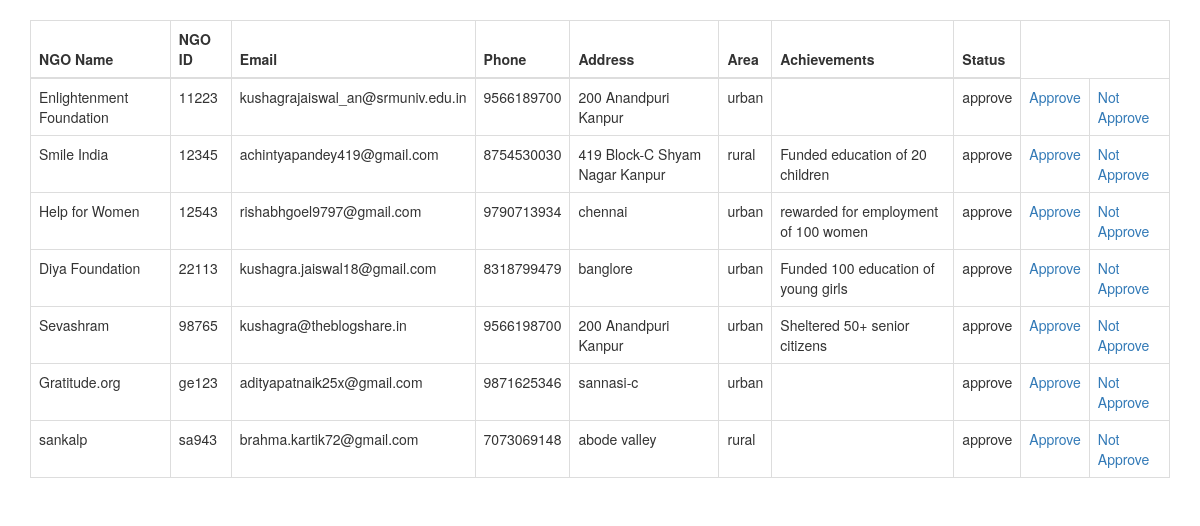
Screenshot of /admin.php (signed in) with the database file from the repository.
### tables this page shows
CREATE TABLE `registration` (
  `NGO_name` varchar(50) NOT NULL,
  `ngo_id` varchar(50) NOT NULL,
  `Email` varchar(50) NOT NULL,
  `Phone` varchar(50) NOT NULL,
  `address` varchar(100) NOT NULL,
  `Area` varchar(20) NOT NULL,
  `achievements` varchar(150) NOT NULL,
  `Password` varchar(50) NOT NULL,
  `Confirm_Password` varchar(50) NOT NULL,
  `status` varchar(10) NOT NULL
);

### admin.php (the view, shortened to what this page needs)
<!DOCTYPE html>
<html>
<head>
	<link rel="stylesheet" href="http://maxcdn.bootstrapcdn.com/bootstrap/3.3.6/css/bootstrap.min.css">
</head>
<body>
<div class="container">
<table class="table table-bordered">
	<div class="table responsive">
	<thead>
	<tr>
	<th>NGO Name</th>
	<th>NGO ID</th>
	<th>Email</th>
	<th>Phone</th>
	<th>Address</th>
	<th>Area</th>
	<th>Achievements</th>
	<th>Status</th>
	</tr>
	</thead>
	<tbody>
	<?php
	include('connection.php');
$sql=mysqli_query($conn,"select * from  registration");
if(mysqli_num_rows($sql)>0)
{
	while($row=mysqli_fetch_assoc($sql))
	{
		echo "<tr>".
		"<td>".$row["NGO_name"]."</td>".
		"<td>".$row["ngo_id"]."</td>".
		"<td>".$row["Email"]."</td>".
		"<td>".$row["Phone"]."</td>".
		"<td>".$row["address"]."</td>".
		"<td>".$row["Area"]."</td>".
		"<td>".$row["achievements"]."</td>".
		"<td>".$row["status"]."</td>".
		"<td><a href='approve.php?id=".$row["ngo_id"]."&&ngoemail=".$row["Email"]."'>Approve</a></td>".
		"<td><a href='not approve.php?id=".$row["ngo_id"]."&&ngoemail=".$row["Email"]."'>Not Approve</a></td>".
		"</tr>";
	}
}
else
{
	echo "no results";
}
	?>
	</tbody>
	</div>
</table>
</div>
</body>
</html>

### rows the page displays
registration: NGO_name "Enlightenment Foundation", ngo_id "11223", Email "kushagrajaiswal_an@srmuniv.edu.in", Phone "9566189700", address "200 Anandpuri Kanpur", Area "urban", status "approve"
registration: NGO_name "Smile India", ngo_id "12345", Email "achintyapandey419@gmail.com", Phone "8754530030", address "419 Block-C Shyam Nagar Kanpur", Area "rural", achievements "Funded education of 20 children", status "approve"
registration: NGO_name "Help for Women", ngo_id "12543", Email "rishabhgoel9797@gmail.com", Phone "9790713934", address "chennai", Area "urban", achievements "rewarded for employment of 100 women", status "approve"
registration: NGO_name "Diya Foundation", ngo_id "22113", Email "kushagra.jaiswal18@gmail.com", Phone "8318799479", address "banglore", Area "urban", achievements "Funded 100 education of young girls", status "approve"
registration: NGO_name "Sevashram", ngo_id "98765", Email "kushagra@theblogshare.in", Phone "9566198700", address "200 Anandpuri Kanpur", Area "urban", achievements "Sheltered 50+ senior citizens", status "approve"
registration: NGO_name "Gratitude.org", ngo_id "ge123", Email "adityapatnaik25x@gmail.com", Phone "9871625346", address "sannasi-c", Area "urban", status "approve"
registration: NGO_name "sankalp", ngo_id "sa943", Email "brahma.kartik72@gmail.com", Phone "7073069148", address "abode valley", Area "rural", status "approve"
